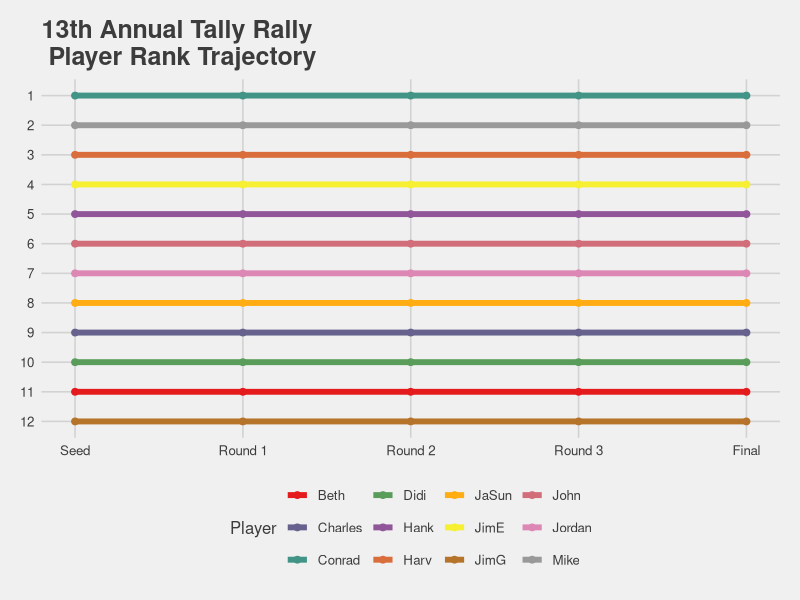
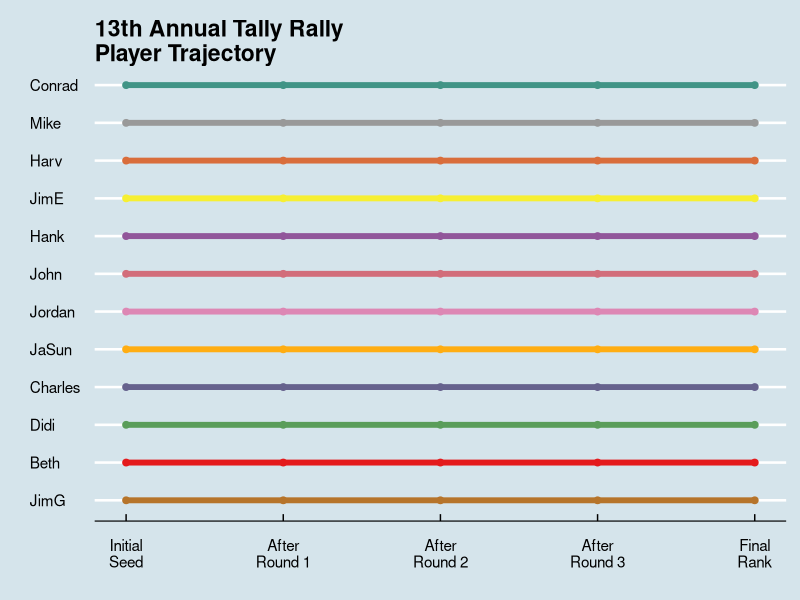
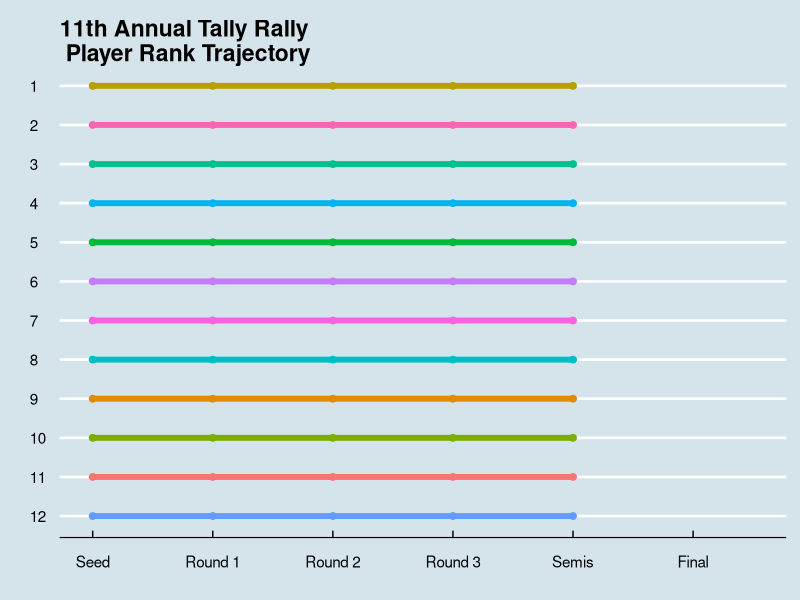

Source code (R) for these figures, in order:
## ---- chunk 1
# 2016
nP = 19
Round = 0:5
Conrad = c(1, 1, 1, 1, 2, 2)
Scott = c(2, 7, 6, 4, 1, 1)
Jim = c(3, 3, 3, 6, 5, 6)
Dave = c(4, 12, 7, 7, 10, 12)
Mike = c(5, 4, 10, 10, 7, 5)
Jack = c(6, 6, 12, 12, 14, 19)
Hank = c(7, 10, 4, 3, 6, 6)
Cade = c(8, 8, 2, 2, 3, 4)
Randy = c(9, 9, 9, 5, 4, 3)
Arthur = c(10, 2, 11, 11, 9, 9)
John = c(11, 11, 8, 8, 8, 8)
Peter = c(12, 19, 18, 14, 15, 16)
Beth = c(13, 5, 5, 9, 11, 11)
Richard = c(14, 18, 19, 19, 17, 14)
JaSun = c(15, 17, 16, 15, 13, 13)
Tom = c(16, 16, 17, 18, 16, 17)
Stephanie = c(17, 15, 15, 16, 18, 18)
Charles = c(18, 14, 14, 17, 19, 15)
Jordan = c(19, 13, 13, 13, 12, 10)

# 2017
nP = 17
Round = 0:5
Mike = c(6, 4, 7, 6, 3, 1)
Conrad = c(1, 1, 1, 1, 2, 2)
Arthur = c(10, 6, 8, 4, 4, 2)
Jim = c(2, 2, 2, 2, 2, 4)
Randy = c(5, 10, 3, 3, 5, 5)
Hank = c(9, 5, 4, 7, 7, 6)
Sam = c(3, 9, 5, 5, 6, 7)
Peter = c(12, 14, 14, 9, 8, 8)
Jack = c(7, 11, 9, 11, 11, 9)
John = c(11, 13, 13, 10, 9, 10)
Cade = c(8, 12, 6, 8, 10, 11)
Richard = c(14, 8, 12, 13, 12, 12)
Tom = c(15, 15, 17, 14, 13, 13)
Charles = c(13, 7, 11, 15, 15, 14)
Diana = c(16, 17, 17, 17, 16, 15)
Dave = c(4, 3, 10, 12, NA, 16)
Larry = c(17, 16, 16, 16, NA, 17)

# 2018
nP = 26
Round = 0:8
Conrad =  c(1, 1, 1, 1, 1, 2, 1, 1, 1)
Mike =    c(5, 2, 2, 2, 2, 1, 8, 5, 2)
RickL =   c(2, 5, 7, 6, 4, 3, 3, 3, 3)
Sam =     c(6, 6, 6, 13, 11, 6, 4, 4, 4)
Jim =     c(3, 16, 25, 20, 9, 8, 2, 2, 5)
Harvy =  c(4, 3, 5, 5, 3, 4, 6, 6, 6)
Cade =    c(7, 7, 3, 10, 8, 5, 5, 7, 7)
Hank =    c(9, 9, 9, 9, 7, 7, 7, 8, 8)
Scott =   c(8, 8, 4, 4, 10, 10, 9, 9, 9)
JaSun =   c(14, 14, 21, 19, 12, 12, 10, 10, 10)
Richard = c(15, 4, 8, 8, 6, 11, 11, 11, 11)
Thomas =  c(11, 11, 11, 3, 5, 9, 12, 12, 12)
Peter =   c(12, 12, 15, 14, 16, 13, 13, 13, 13)
Jordan =  c(13, 13, 23, 17, 15, 14, 14, 14, 14)
Jens =    c(19, 19, 16, 15, 19, 16, 15, 15, 15)
Jeff =    c(18, 25, 19, 18, 20, 17, 16, 16, 16)
Geoff =   c(26, 26, 26, 24, 21, 18, 17, 17, 17)
RickW =   c(25, 18, 17, 16, 18, 15, 18, 18, 18)
Rob =     c(17, 17, 10, 11, 17, 17, NA, NA, 19)
John =    c(10, 21, 13, 12, 14, NA, NA, NA, 20)
Mark =    c(16, 15, 12, 12, NA, NA, NA, NA, 21)
Craig =   c(21, 10, 24, 24, NA, NA, NA, NA, 22)
Didi =    c(20, 23, 14, 7, 9, NA, NA, NA, NA)
Juliana = c(22, 22, 20, 23, 22, NA, NA, NA, NA)
Beth =    c(23, 20, 22, 21, 21, NA, NA, NA, NA)
Lori =    c(24, 24, 18, 22, 24, NA, NA, NA, NA)

Wide = data.frame(Round, Conrad, Mike, RickL, Sam, Jim, Harvy, Cade, Hank, Scott,
                  JaSun, Richard, Thomas, Peter, Jordan, Jens, Jeff, Geoff, RickW, 
                  Rob, John, Mark, Craig, Didi, Juliana, Beth, Lori)


# 2019
nP <- 12
Round <- 0:4

Conrad <-  c(1, 1, 1, 1, 1)
Mike <-    c(2, 2, 2, 2, 2)
Harv <-    c(3, 3, 3, 3, 3)
JimE <-    c(4, 4, 4, 4, 4)
Hank <-    c(5, 5, 5, 5, 5)
John <-    c(6, 6, 6, 6, 6)
Jordan <-  c(7, 7, 7, 7, 7)
JaSun <-   c(8, 8, 8, 8, 8)
Charles <- c(9, 9, 9, 9, 9)
Didi <-    c(10, 10, 10, 10, 10)
Beth <-    c(11, 11, 11, 11, 11)
JimG <-    c(12, 12, 12, 12, 12)

Wide <- data.frame(Round, Conrad, Mike, Harv, JimE, Hank, John, Jordan, JaSun, Charles, Didi, Beth, JimG)

## ---- chunk 2
library("tidyr")
library("ggplot2")
library("ggthemes")
Long <- gather(Wide, Player, Rank, 2:(nP + 1))

library("RColorBrewer")
getPalette <- colorRampPalette(brewer.pal(9, "Set1"))

ggplot(Long, aes(x = Round, y = Rank, color = Player)) +
  geom_line(size = 2) +
  geom_point(size = 2) +
  xlab("") +
  scale_x_continuous(breaks = 0:4, labels = c("Seed", "Round 1", "Round 2", "Round 3", "Final")) +
  scale_y_reverse(breaks = 1:nP) +
  ylab("Rank") +
  theme_fivethirtyeight() +
  ggtitle("13th Annual Tally Rally\n Player Rank Trajectory") +
  scale_color_manual(values = getPalette(nP))

library(dplyr)
df <- Long %>% 
  filter(Round == 0) %>%
  arrange(Rank)

ggplot(Long, aes(x = Round, y = Rank, color = Player)) +
  geom_line(size = 2) +
  geom_point(size = 2) +
  xlab("") + ylab("") +
  scale_x_continuous(breaks = 0:4, labels = c("Initial\nSeed", "After\nRound 1", "After\nRound 2", "After\nRound 3", "Final\nRank")) +
  scale_y_reverse(breaks = 1:nP, labels = df$Player) +
  theme_economist() +
  ggtitle("13th Annual Tally Rally\nPlayer Trajectory") +
  scale_color_manual(values = getPalette(nP), guide = FALSE)

## ---- chunk 3
library("ggrepel")
ggplot(Long, aes(x = Round, y = Rank, color = Player)) +
  geom_line(size = 2) +
  geom_point(size = 2) +
  xlab("") + ylab("") +
  scale_x_continuous(breaks = 0:5, labels = c("Seed", "Round 1", "Round 2", "Round 3", "Semis", "Final")) +
  scale_y_reverse(breaks = 1:17, labels = 1:17) +
  theme_economist() +
  ggtitle("11th Annual Tally Rally\n Player Rank Trajectory") +
 # scale_color_manual(values = getPalette(nP), guide = FALSE) +
  geom_label_repel(data = Long[Long$Round == 5, ],
                     aes(label = Player, fill = Player),
                     nudge_x = 0.5, size=3, color='white',
                     force=1.5, segment.color='#bbbbbb', show.legend = FALSE) +
    theme(strip.text = element_blank(), # Hide facet text
          legend.position = 'none', # Hide legend
          panel.grid.minor = element_blank(),
          panel.grid.major.x = element_blank())  +
    expand_limits(x = 5.5) 
